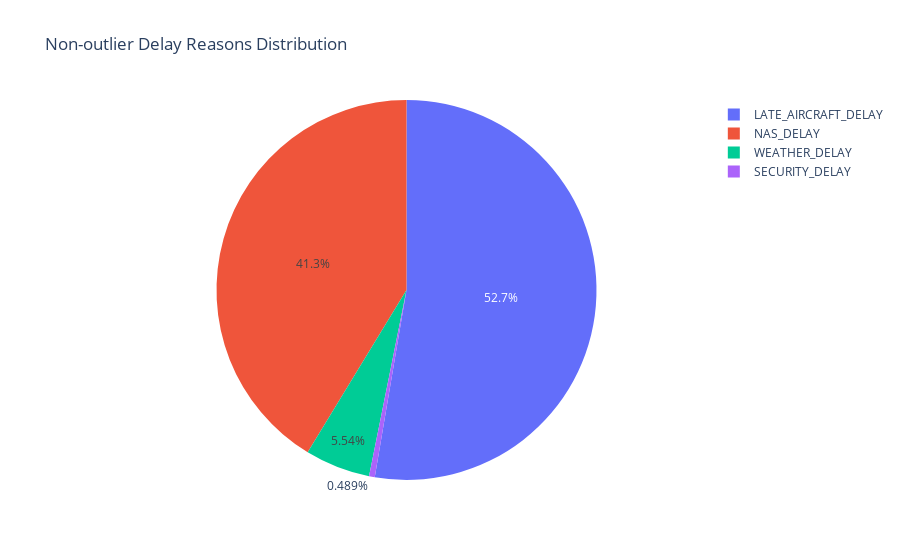

Notebook cell for this chart:
### Markdown cell above
For non-outlier delays, the proportion of NAS delays is much higher while the proportion of weather delays decreased a lot.

### Code cell
fig = px.pie(values = delay_reason_in.sum(), names=delay_reason_in.sum().index, title='Non-outlier Delay Reasons Distribution')
fig.show()

### Figure 1 — Plotly figure (JSON) as saved in the notebook; plotly's stock layout.template omitted (floating-point values rounded to 4 significant figures)
{"data": [{"domain": {"x": [0, 1], "y": [0, 1]}, "hovertemplate": "label=%{label}<br>value=%{value}<extra></extra>", "labels": ["WEATHER_DELAY", "NAS_DELAY", "SECURITY_DELAY", "LATE_AIRCRAFT_DELAY"], "legendgroup": "", "name": "", "showlegend": true, "type": "pie", "values": [162778, 1212579, 14357, 1546646]}], "layout": {"legend": {"tracegroupgap": 0}, "title": {"text": "Non-outlier Delay Reasons Distribution"}}}
